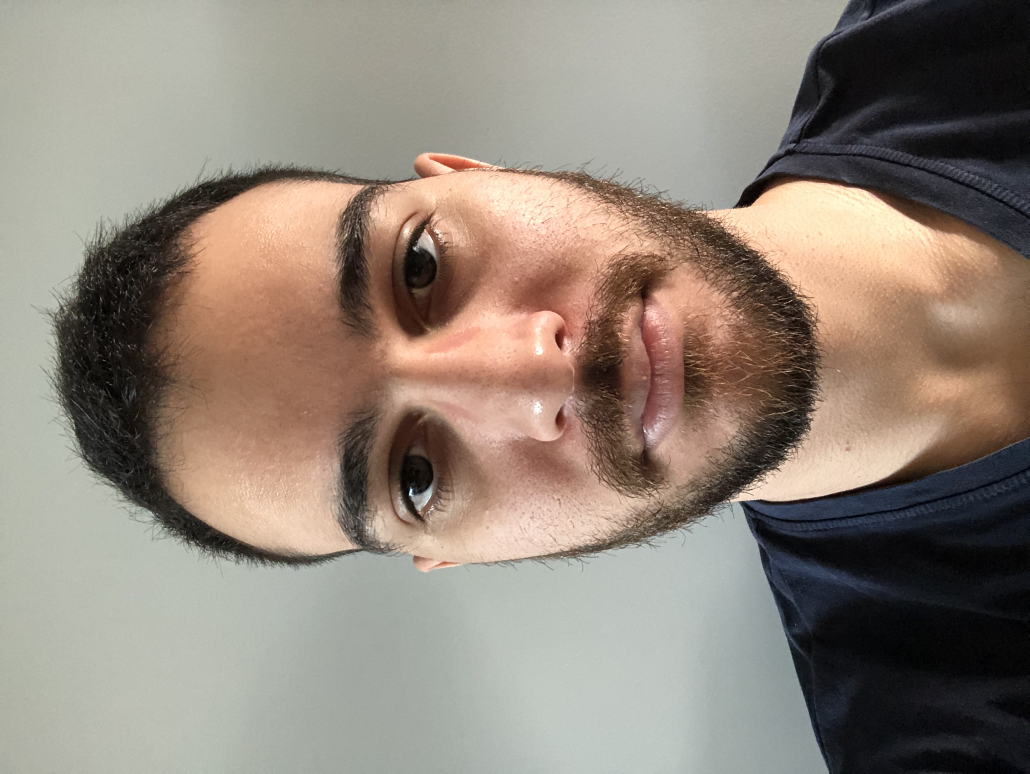
#> input picture my_pics/IMG_1396.JPG, 3088 x 2320 px (shown at 1/3 size)
$ jupyter execute --allow-errors note.ipynb
#> lines starting #> are read from the running program, lines starting #| are printed output that depends on the picture
Avaliação 3 </br>
Tales Silva Leopoldino </br>
Algebra Linear Computacional </br>

[Dados de entrada]

[cell 1]
import numpy as np

matriz = np.zeros((400, 31266), int)

[cell 2]
from PIL import Image
import os

path = 'assets'
#> (the rest of this cell did not finish here and is left out)

[Imagem média]

[cell 3]
import matplotlib.pyplot as plt

imagem_media = np.mean(matriz, axis=0)

imagem_media_reshaped = imagem_media.reshape(162, 193)

plt.imshow(imagem_media_reshaped, cmap='gray')
plt.title("Imagem Média")
plt.axis('off')
plt.show()
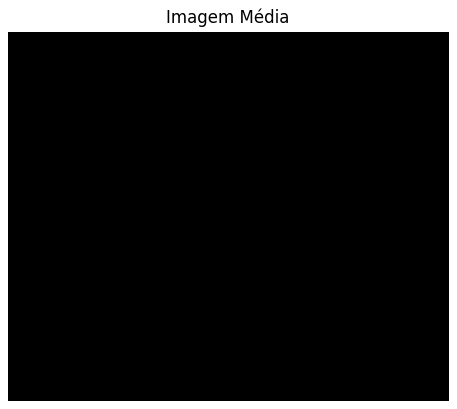
#> figure drawn by matplotlib, 1 panel

[Encontrando as componentes principais]

[cell 4]
matriz_centralizada = matriz - imagem_media

u, s, vh = np.linalg.svd(matriz_centralizada, full_matrices=False)

u_componentes_principais = u

Escolha 5 das imagens e mostre como elas ficariam se usássemos apenas as primeiras 5 componentes principais.

[cell 5]
import matplotlib.pyplot as plt

num_componentes = 5

indices_imagens = [0, 50, 100, 150, 199]

plt.figure(figsize=(15, 5))

for i, idx in enumerate(indices_imagens):
    # projeções da imagem nas primeiras componentes principais
    coeficientes = np.dot(matriz_centralizada[idx, :], vh[:num_componentes, :].T)

    # imagem reconstruida usando apenas as primeiras componentes principais
    imagem_reconstruida = imagem_media + np.dot(coeficientes, vh[:num_componentes, :])
    imagem_reconstruida_reshaped = imagem_reconstruida.reshape(162, 193)

    plt.subplot(1, 5, i + 1)
    plt.imshow(imagem_reconstruida_reshaped, cmap='gray')
    plt.title(f"Imagem {idx + 1} (5 PCs)")
    plt.axis('off')

plt.suptitle("Reconstruções usando apenas as 5 primeiras componentes principais")
plt.show()
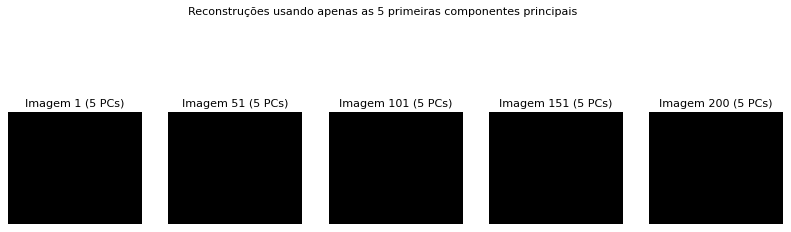
#> figure drawn by matplotlib, 5 panels

Faça duas fotos suas com resolução 162x193 pixels em tons de cinza, uma neutra e outra sorrindo no mesmo modelo das imagens fornecidas.

[cell 6]
from PIL import Image
import numpy as np

caminho_imagem = 'my_pics/IMG_1396.JPG'
caminho_imagem_sorrindo = 'my_pics/IMG_1397.JPG'

# greyscale
imagem = Image.open(caminho_imagem).convert('L').resize((193, 162))
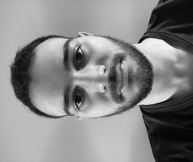
#> imagem: PIL image 193x162 L; min 3, max 247, mean 136.1
imagem_sorrindo = Image.open(caminho_imagem_sorrindo).convert('L').resize((193, 162))
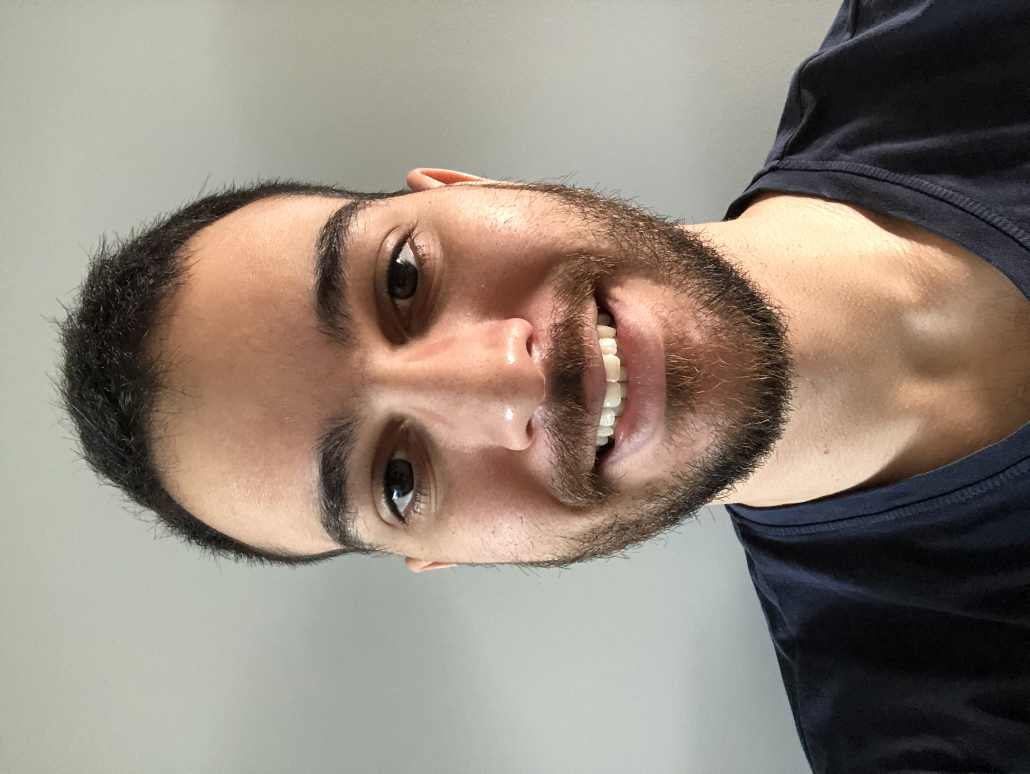
#> input picture my_pics/IMG_1397.JPG, 3088 x 2320 px (shown at 1/3 size)
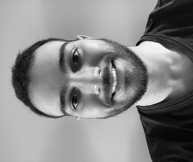
#> imagem_sorrindo: PIL image 193x162 L; min 4, max 249, mean 136.9

imagem_vetor = np.array(imagem).flatten()
imagem_vetor_sorrindo = np.array(imagem_sorrindo).flatten()

print("Tamanho do vetor:", imagem_vetor.shape)
#| Tamanho do vetor: (31266,)
print("Tamanho do vetor:", imagem_vetor_sorrindo.shape)
#| Tamanho do vetor: (31266,)

Subtraia a imagem média de suas duas fotos e projete as diferenças no espaço gerado pelas 400 componentes principais obtidas acima.

[cell 7]
import matplotlib.pyplot as plt

imagem_diferenca = imagem_vetor - imagem_media
imagem_diferenca_sorrindo = imagem_vetor_sorrindo - imagem_media

# projetar diferenças no espaço das 400 componentes principais
coeficientes_imagem = np.dot(imagem_diferenca, vh.T)
#> coeficientes_imagem = 400 values, max 185 at index 314, min 13 at index 192, mean 148.7
coeficientes_imagem_sorrindo = np.dot(imagem_diferenca_sorrindo, vh.T)
#> coeficientes_imagem_sorrindo = 400 values, max 194 at index 308, min 24 at index 353, mean 155.2

print("Primeiros 10 coeficientes para a imagem:")
print(coeficientes_imagem[:10])
#| [167. 169. 168. 169. 170. 171. 172. 174. 175. 175.]

print("\nPrimeiros 10 coeficientes para a imagem sorrindo:")
print(coeficientes_imagem_sorrindo[:10])
#| [171. 172. 172. 176. 175. 176. 175. 177. 179. 179.]

# reconstruir as projeções usando todos os 400 coeficientes
projecao_imagem = imagem_media + np.dot(coeficientes_imagem, vh)
projecao_imagem_sorrindo = imagem_media + np.dot(coeficientes_imagem_sorrindo, vh)

projecao_imagem_reshaped = projecao_imagem.reshape(162, 193)
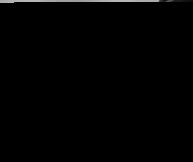
#> projecao_imagem_reshaped: shape (162, 193) float64; min 0, max 185, mean 1.9
projecao_imagem_sorrindo_reshaped = projecao_imagem_sorrindo.reshape(162, 193)

plt.figure(figsize=(10, 5))
plt.subplot(1, 2, 1)
plt.imshow(projecao_imagem_reshaped, cmap='gray')
plt.title("Projeção da Imagem")
plt.axis('off')

plt.subplot(1, 2, 2)
plt.imshow(projecao_imagem_sorrindo_reshaped, cmap='gray')
plt.title("Projeção da Imagem Sorrindo")
plt.axis('off')

plt.suptitle("Projeções das Imagens no Espaço de Componentes Principais")
plt.show()

Os primeiros 10 coeficientes
(𝑎1,𝑎2,…,𝑎10) fornecem uma representação simplificada de cada imagem nas dimensões mais significativas do espaço gerado pelas componentes principais. Os coeficientes diferem entre a imagem original e a imagem sorrindo, refletindo as variações nas expressões faciais. A reconstrução (ou projeção) de cada imagem a partir desses coeficientes deve aproximar a aparência original, destacando as principais diferenças visuais sem todos os detalhes.

[Classificação]

[cell 8]
import numpy as np
from sklearn.decomposition import TruncatedSVD
from sklearn.linear_model import LinearRegression, Perceptron
from sklearn.metrics import accuracy_score
import matplotlib.pyplot as plt

def reduzir_dimensionalidade(matriz, n_componentes):
    svd = TruncatedSVD(n_components=n_componentes)
    return svd.fit_transform(matriz)

def mostrar_imagem(imagem, titulo="Imagem"):
#> called with imagem = array of shape (31266,), titulo = 'Imagem Teste 99'
    imagem_reshape = imagem.reshape(162, 193)  # Reshape de acordo com o tamanho da imagem
    plt.imshow(imagem_reshape, cmap='gray')
    plt.title(titulo)
    plt.axis('off')
    plt.show()

indices_mulheres = [ 397, 396, 395, 394, 393, 392, 391, 390, 367, 366, 365, 364, 90, 91, 92, 93, 96, 97, 98 ,99]
indices_homens = [ 14, 15, 16, 17, 18, 19, 24, 25, 26, 27, 28, 29, 30, 31, 34, 35, 38, 39, 104, 105]

# imagens e rótulos para treino
X_treino = np.vstack([matriz[idx] for idx in indices_mulheres + indices_homens])
y_treino = np.array([1] * len(indices_mulheres) + [-1] * len(indices_homens))

# extraindo as imagens de teste
X_teste = np.delete(matriz, indices_mulheres + indices_homens, axis=0)

def treinar_e_avaliar(n_componentes, indice_teste):
    X_reduzido = reduzir_dimensionalidade(matriz, n_componentes)

    # dados de treino e teste após a redução
    X_treino_reduzido = X_reduzido[indices_mulheres + indices_homens]
    X_teste_reduzido = np.delete(X_reduzido, indices_mulheres + indices_homens, axis=0)

    # minimos quadrados
    modelo_regressao = LinearRegression()
    modelo_regressao.fit(X_treino_reduzido, y_treino)
    y_pred_regressao = modelo_regressao.predict(X_teste_reduzido)
    y_pred_regressao = np.where(y_pred_regressao >= 0, 1, -1)

    # perceptron
    modelo_perceptron = Perceptron()
    modelo_perceptron.fit(X_treino_reduzido, y_treino)
    y_pred_perceptron = modelo_perceptron.predict(X_teste_reduzido)

    # vetor de rótulos reais para teste
    num_homens_teste = (len(X_teste_reduzido) // 2)
    num_mulheres_teste = len(X_teste_reduzido) - num_homens_teste
    y_verdadeiro = np.array([1] * num_mulheres_teste + [-1] * num_homens_teste)

    acuracia_regressao = accuracy_score(y_verdadeiro, y_pred_regressao)
    acuracia_perceptron = accuracy_score(y_verdadeiro, y_pred_perceptron)

    print(f"Acurácia com {n_componentes} componentes principais:")
    print(f"- Mínimos Quadrados: {acuracia_regressao:.2%}")
    print(f"- Perceptron: {acuracia_perceptron:.2%}")

    if 0 <= indice_teste < len(X_teste_reduzido):
        previsao_regressao = y_pred_regressao[indice_teste]
        previsao_perceptron = y_pred_perceptron[indice_teste]

        print(f"\nPrevisão para o índice de teste {indice_teste}:")
        print(f"- Mínimos Quadrados: {'Mulher' if previsao_regressao == 1 else 'Homem'}")
        print(f"- Perceptron: {'Mulher' if previsao_perceptron == 1 else 'Homem'}")

        imagem_teste = X_teste[indice_teste]
        mostrar_imagem(imagem_teste, titulo=f"Imagem Teste {indice_teste}")

    else:
        print("Índice de teste fora do intervalo.")

indice_teste = 99

treinar_e_avaliar(2, indice_teste)
print('\n')

treinar_e_avaliar(50, indice_teste)

[cell 9]
def treinar_e_avaliar(n_componentes, indice_teste):
    X_reduzido = reduzir_dimensionalidade(matriz, n_componentes)

    # dados de treino e teste após a redução
    X_treino_reduzido = X_reduzido[indices_mulheres + indices_homens]
    X_teste_reduzido = np.delete(X_reduzido, indices_mulheres + indices_homens, axis=0)

    # minimos quadrados
    modelo_regressao = LinearRegression()
    modelo_regressao.fit(X_treino_reduzido, y_treino)
    y_pred_regressao = modelo_regressao.predict(X_teste_reduzido)
    y_pred_regressao = np.where(y_pred_regressao >= 0, 1, -1)

    # perceptron
    modelo_perceptron = Perceptron()
    modelo_perceptron.fit(X_treino_reduzido, y_treino)
    y_pred_perceptron = modelo_perceptron.predict(X_teste_reduzido)


    if 0 <= indice_teste < len(X_teste_reduzido):
        previsao_regressao = y_pred_regressao[indice_teste]
        previsao_perceptron = y_pred_perceptron[indice_teste]

        print(f"\níndice {indice_teste}:")
        print(f"- Mínimos Quadrados: {'Mulher' if previsao_regressao == 1 else 'Homem'}")
        print(f"- Perceptron: {'Mulher' if previsao_perceptron == 1 else 'Homem'}")

    else:
        print("Índice de teste fora do intervalo.")

for i in range (10):
    treinar_e_avaliar(3, i)
    mostrar_imagem(matriz[i])

Repita a operação 6 para classificar se a pessoa da foto está sorrindo ou não

[cell 10]
import numpy as np
from sklearn.decomposition import TruncatedSVD
from sklearn.linear_model import LinearRegression, Perceptron
from sklearn.metrics import accuracy_score
import matplotlib.pyplot as plt

def reduzir_dimensionalidade(matriz, n_componentes):
    svd = TruncatedSVD(n_components=n_componentes)
    return svd.fit_transform(matriz)

def mostrar_imagem(imagem, titulo="Imagem"):
#> called with imagem = array of shape (31266,), titulo = 'Imagem Teste 42'
    imagem_reshape = imagem.reshape(162, 193)
    plt.imshow(imagem_reshape, cmap='gray')
    plt.title(titulo)
    plt.axis('off')
    plt.show()

indices_sorrindo = [1, 5, 7, 9, 11, 13, 15, 17, 19, 21, 25, 27, 29, 31, 33, 35, 37, 39, 41, 43]
indices_nao_sorrindo = [0, 40, 42, 6, 8, 10, 12, 14, 16, 18, 20, 22, 24, 26, 28, 30, 32, 34, 36, 38]

X_treino_sorrindo = np.vstack([matriz[idx] for idx in indices_sorrindo])
y_treino_sorrindo = np.array([1] * len(indices_sorrindo))

X_treino_nao_sorrindo = np.vstack([matriz[idx] for idx in indices_nao_sorrindo])
y_treino_nao_sorrindo = np.array([-1] * len(indices_nao_sorrindo))

# combinar os dados de treino
X_treino = np.vstack([X_treino_sorrindo, X_treino_nao_sorrindo])
y_treino = np.concatenate([y_treino_sorrindo, y_treino_nao_sorrindo])

# extrair as imagens de teste
X_teste = np.delete(matriz, indices_sorrindo + indices_nao_sorrindo, axis=0)

def treinar_e_avaliar_sorriso(n_componentes, indice_teste):
    X_reduzido = reduzir_dimensionalidade(matriz, n_componentes)

    # dados de treino e teste após a redução
    X_treino_reduzido = X_reduzido[indices_sorrindo + indices_nao_sorrindo]
    X_teste_reduzido = np.delete(X_reduzido, indices_sorrindo + indices_nao_sorrindo, axis=0)

    # minimos quadrados
    modelo_regressao = LinearRegression()
    modelo_regressao.fit(X_treino_reduzido, y_treino)
    y_pred_regressao = modelo_regressao.predict(X_teste_reduzido)
    y_pred_regressao = np.where(y_pred_regressao >= 0, 1, -1)

    # perceptron
    modelo_perceptron = Perceptron()
    modelo_perceptron.fit(X_treino_reduzido, y_treino)
    y_pred_perceptron = modelo_perceptron.predict(X_teste_reduzido)

    # vetor de rótulos reais para teste
    num_nao_sorrindo_teste = len(X_teste_reduzido) // 2
    num_sorrindo_teste = len(X_teste_reduzido) - num_nao_sorrindo_teste
    y_verdadeiro = np.array([1] * num_sorrindo_teste + [-1] * num_nao_sorrindo_teste)

    acuracia_regressao = accuracy_score(y_verdadeiro, y_pred_regressao)
    acuracia_perceptron = accuracy_score(y_verdadeiro, y_pred_perceptron)

    print(f"Acurácia com {n_componentes} componentes principais para classificação de sorriso:")
    print(f"- Mínimos Quadrados: {acuracia_regressao:.2%}")
    print(f"- Perceptron: {acuracia_perceptron:.2%}")

    if 0 <= indice_teste < len(X_teste_reduzido):
        previsao_regressao = y_pred_regressao[indice_teste]
        previsao_perceptron = y_pred_perceptron[indice_teste]

        print(f"\nPrevisão para o índice de teste {indice_teste}:")
        print(f"- Mínimos Quadrados: {'Sorrindo' if previsao_regressao == 1 else 'Não Sorrindo'}")
        print(f"- Perceptron: {'Sorrindo' if previsao_perceptron == 1 else 'Não Sorrindo'}")

        imagem_teste = X_teste[indice_teste]
        mostrar_imagem(imagem_teste, titulo=f"Imagem Teste {indice_teste}")

    else:
        print("Índice de teste fora do intervalo.")

indice_teste = 42

treinar_e_avaliar_sorriso(2, indice_teste)

treinar_e_avaliar_sorriso(100, indice_teste)
